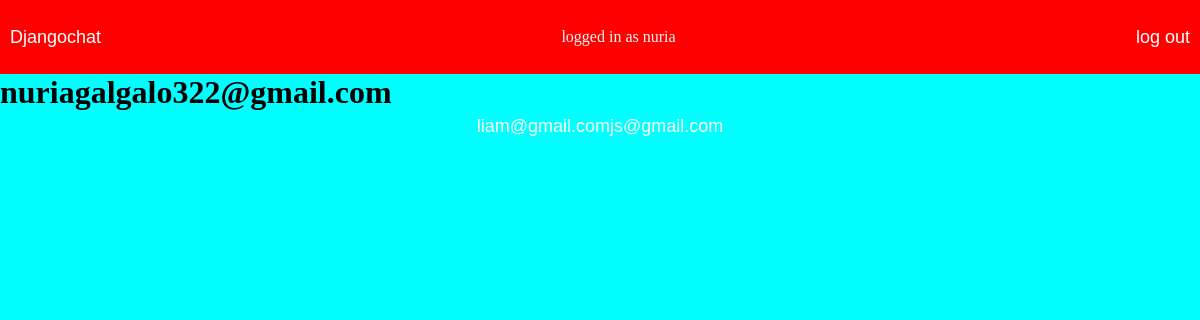
The app's page /contacts (signed in), older data.
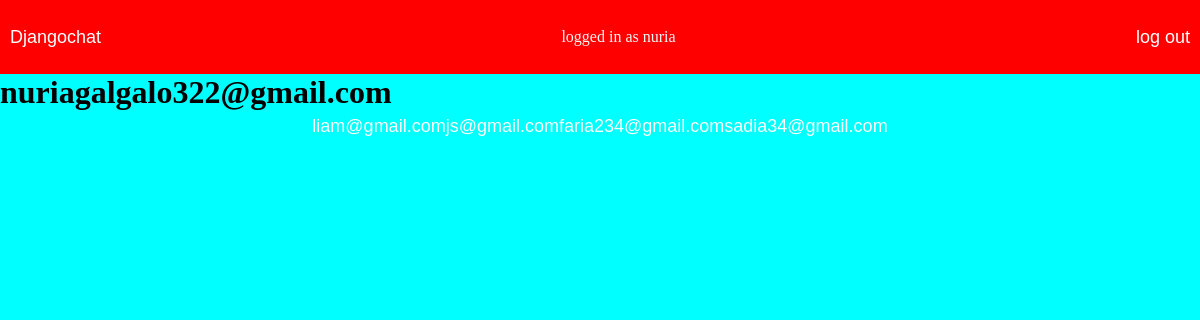
The same page, newer data.
### core/models.py (models this page shows)
class User(AbstractUser):
    username = models.EmailField(max_length=30,unique=True)
    password = models.CharField(max_length=255)
    first_name = models.CharField(max_length=255)
    last_name = models.CharField(max_length=255)
    USERNAME_FIELD = 'username'
    REQUIRED_FIELDS = []

### core/views.py (the view)
# urls.py: path('contacts',views.contacts, name='contacts'),
def contacts(request):
    if not request.user.is_authenticated:
        return redirect('/',request.path)
    else:
        users=User.objects.all()
        context={"users":users}
        return render(request,'contacts.html',context)

### core/templates/contacts.html (shortened to what this page needs)
{%extends 'base.html' %}
{%load static%}
{%block content%}
<h1>{{user}}</h1>
<div  id="sendmessage">
            {% for target in users%}
            {% if target.username != user.username %}
            <a href="{% url 'viewer/5' %}">{{target.username}}</a>
            {% endif %}
            {% endfor %}
</div>
{%endblock%}

### core/templates/base.html (shortened to what this page needs)
{% load static %}
<!DOCTYPE html>
<html lang="en">
<head>
    <link rel="stylesheet" href="{% static 'css/style.css' %}">
</head>
<body style="background-color: aqua;">
    <nav class=>
    <div>
        <a href="{% url 'viewer' %}">Djangochat</a>
    </div>
    <div>
        {% if user.id %}
        <span id="status">logged in as {{user.first_name}}</span><br><br><br>
        {%else%}
        <span id="status">please log in or sign up</span>
        {% endif%}
    </div>
    <div>
        {% if user.id %}
        <div>
            <a href="{% url 'signout' %}">log out</a>
           </div>
       {%else%}
       <a href="{% url 'signup' %}">sign up</a>
       <div>
        <a href="{% url 'signin' %}">sign in</a>
       </div>
       {% endif %}
    </div>
    </nav>
{%block content%}
{%endblock%}
</body>
</html>

### core/static/css/style.css (style rules this page uses)
* { padding: 0; margin: 0; box-sizing: border-box; }

### core/templates/base.html (style rules this page uses)
nav, nav div { display: flex; flex-direction: row; list-style: none; background: red; padding: 5px 0; }
nav { justify-content: space-between; }
nav div a { padding: 0 10px; }
a { align-items: flex-end; text-decoration: none; font-size: 18px; color: white; padding: 5px 0; font-family: sans-serif; }
div { align-items: center; }
#status { color:whitesmoke; }

### core/templates/contacts.html (style rules this page uses)
#sendmessage { margin: auto; width: 80%; display: flex; justify-content: center; }

Row changes from the older to the newer data that the page shows:
added User: username "faria234@gmail.com"
added User: username "sadia34@gmail.com"
